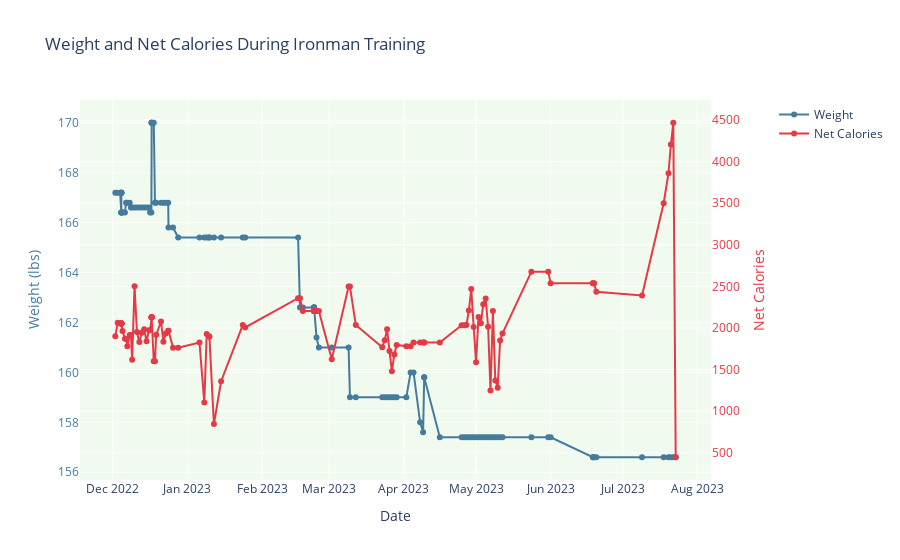
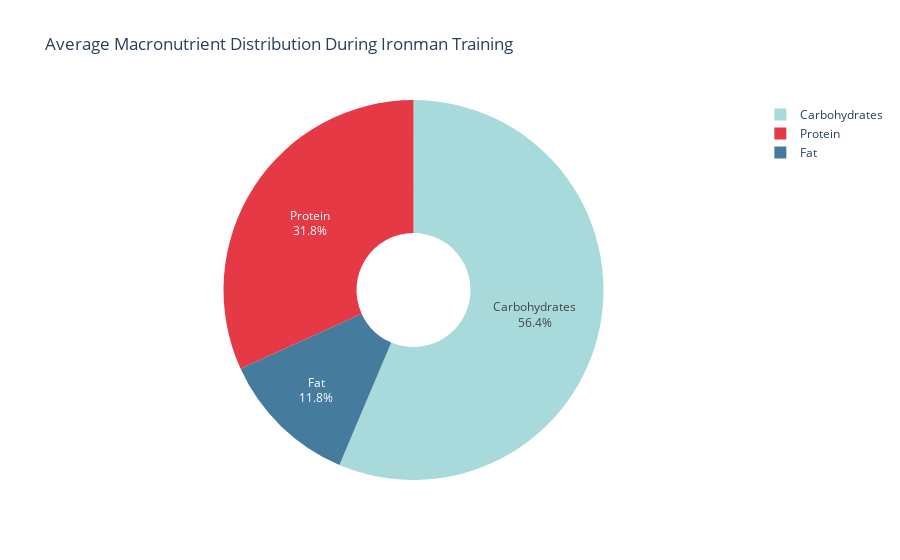

Notebook code for these charts, in order:
### Code cell
import pandas as pd
import plotly.graph_objects as go
import os
import statsmodels.api as sm
from tabulate import tabulate

# Set the file paths
myfitnesspal_path = '/Users/ngirmay/Documents/GitHub/ironman_retrospective/IronMan_2023/myfitnesspal/'
base_path = '/Users/ngirmay/Documents/GitHub/ironman_retrospective/apple_health/health_data_exported/'
body_mass_file = os.path.join(base_path, 'HKQuantityTypeIdentifierBodyMass_2024-04-99_18-30-56_SimpleHealthExportCSV.csv')

# Read the CSV files
nutrition_df = pd.read_csv(os.path.join(myfitnesspal_path, 'Nutrition-Summary-2016-03-13-to-2024-01-19.csv'))
exercise_df = pd.read_csv(os.path.join(myfitnesspal_path, 'Exercise-Summary-2016-03-13-to-2024-01-19.csv'))
body_mass_df = pd.read_csv(body_mass_file, skiprows=1)  # Skip the first row as it contains 'sep=,'

# Convert date columns to datetime and ensure UTC timezone
nutrition_df['Date'] = pd.to_datetime(nutrition_df['Date'], utc=True)
exercise_df['Date'] = pd.to_datetime(exercise_df['Date'], utc=True)
body_mass_df['startDate'] = pd.to_datetime(body_mass_df['startDate'], utc=True)

# Rename columns and select relevant ones for body mass data
body_mass_df = body_mass_df[['startDate', 'value']].rename(columns={'startDate': 'Date', 'value': 'Weight'})

# Group nutrition data by date and sum the values
nutrition_daily = nutrition_df.groupby('Date').agg({
    'Calories': 'sum',
    'Protein (g)': 'sum',
    'Carbohydrates (g)': 'sum',
    'Fat (g)': 'sum'
}).reset_index()

# Merge nutrition data with body mass data
combined_df = pd.merge(body_mass_df, nutrition_daily, on='Date', how='outer')

# Merge exercise data
exercise_daily = exercise_df.groupby('Date').agg({
    'Exercise Calories': 'sum',
    'Exercise Minutes': 'sum'
}).reset_index()

combined_df = pd.merge(combined_df, exercise_daily, on='Date', how='outer')

# Sort by date
combined_df = combined_df.sort_values('Date')

# Fill NaN values with forward fill method
combined_df = combined_df.ffill()

# Calculate net calories (intake - exercise)
combined_df['Net Calories'] = combined_df['Calories'] - combined_df['Exercise Calories'].fillna(0)

# Filter data for Ironman training period
start_date = '2022-12-01'
end_date = '2023-07-23'
ironman_df = combined_df[(combined_df['Date'] >= start_date) & (combined_df['Date'] <= end_date)]

# Function to save and display plotly figure
def save_and_display_plot(fig, filename):
    html_path = os.path.join(myfitnesspal_path, filename)
    fig.write_html(html_path)
    print(f"Plot saved as {html_path}")
    fig.show()

# 1. Weight and Net Calories Over Time
fig = go.Figure()

# Add Weight trace
fig.add_trace(go.Scatter(
    x=ironman_df['Date'],
    y=ironman_df['Weight'],
    mode='lines+markers',
    name='Weight',
    line=dict(color='#457b9d')
))

# Add Net Calories trace on secondary y-axis
fig.add_trace(go.Scatter(
    x=ironman_df['Date'],
    y=ironman_df['Net Calories'],
    mode='lines+markers',
    name='Net Calories',
    line=dict(color='#e63946'),
    yaxis='y2'
))

# Update layout
fig.update_layout(
    title="Weight and Net Calories During Ironman Training",
    xaxis=dict(title='Date'),
    yaxis=dict(
        title='Weight (lbs)',
        titlefont=dict(color='#457b9d'),
        tickfont=dict(color='#457b9d')
    ),
    yaxis2=dict(
        title='Net Calories',
        titlefont=dict(color='#e63946'),
        tickfont=dict(color='#e63946'),
        overlaying='y',
        side='right'
    ),
    legend=dict(x=1.1, y=1),
    plot_bgcolor='#f1faee'
)

save_and_display_plot(fig, 'ironman_weight_and_calories_over_time.html')

# 2. Macronutrient Distribution
color_mapping = {
    'Protein': '#e63946',
    'Carbohydrates': '#a8dadc',
    'Fat': '#457b9d'
}

macronutrient_data = [
    ('Protein', ironman_df['Protein (g)'].mean()),
    ('Carbohydrates', ironman_df['Carbohydrates (g)'].mean()),
    ('Fat', ironman_df['Fat (g)'].mean())
]

fig = go.Figure(data=[go.Pie(
    labels=[item[0] for item in macronutrient_data],
    values=[item[1] for item in macronutrient_data],
    marker=dict(colors=[color_mapping[item[0]] for item in macronutrient_data]),
    textinfo='label+percent',
    hole=.3
)])

fig.update_layout(
    title="Average Macronutrient Distribution During Ironman Training",
    plot_bgcolor='#f1faee'
)

save_and_display_plot(fig, 'ironman_macronutrient_distribution.html')

# Prepare summary statistics
summary_stats = pd.DataFrame({
    'Metric': ['Total days', 'Average daily calorie intake', 'Average daily net calories',
               'Average daily exercise calories', 'Average daily exercise minutes',
               'Starting weight', 'Ending weight', 'Total weight change',
               'Average daily protein intake', 'Average daily carbohydrate intake',
               'Average daily fat intake'],
    'Value': [
        len(ironman_df),
        f"{ironman_df['Calories'].mean():.2f}",
        f"{ironman_df['Net Calories'].mean():.2f}",
        f"{ironman_df['Exercise Calories'].mean():.2f}",
        f"{ironman_df['Exercise Minutes'].mean():.2f}",
        f"{ironman_df['Weight'].iloc[0]:.2f} lbs",
        f"{ironman_df['Weight'].iloc[-1]:.2f} lbs",
        f"{ironman_df['Weight'].iloc[-1] - ironman_df['Weight'].iloc[0]:.2f} lbs",
        f"{ironman_df['Protein (g)'].mean():.2f} g",
        f"{ironman_df['Carbohydrates (g)'].mean():.2f} g",
        f"{ironman_df['Fat (g)'].mean():.2f} g"
    ]
})

exercise_days = ironman_df['Exercise Calories'].notna().sum()
total_days = len(ironman_df)
exercise_percentage = (exercise_days / total_days) * 100

# Add the exercise percentage to the summary stats using concat instead of append
summary_stats = pd.concat([summary_stats, pd.DataFrame({
    'Metric': ['Percentage of days with recorded exercise'],
    'Value': [f"{exercise_percentage:.2f}%"]
})], ignore_index=True)

print("\nIronman Training Period Analysis (Dec 1, 2022 - Jul 23, 2023):")
print(tabulate(summary_stats, headers='keys', tablefmt='pretty', showindex=False))

# Calculate correlations
correlations = ironman_df[['Weight', 'Net Calories', 'Protein (g)', 'Carbohydrates (g)', 'Fat (g)', 'Exercise Calories']].corr()
correlation_table = correlations['Weight'].sort_values(ascending=False).reset_index()
correlation_table.columns = ['Variable', 'Correlation with Weight']

print("\nCorrelations with Weight:")
print(tabulate(correlation_table, headers='keys', tablefmt='pretty', showindex=False, floatfmt='.4f'))

# Statistical Analysis: Multiple Linear Regression
print("\nMultiple Linear Regression Analysis:")

# Prepare the data
X = ironman_df[['Net Calories', 'Protein (g)', 'Carbohydrates (g)', 'Fat (g)', 'Exercise Calories']]
y = ironman_df['Weight']

# Add a constant term to the independent variables
X = sm.add_constant(X)

# Fit the model
model = sm.OLS(y, X).fit()

# Prepare regression results table
regression_results = pd.DataFrame({
    'Variable': model.model.exog_names,
    'Coefficient': model.params,
    'P-value': model.pvalues,
    'Std Error': model.bse
})

print("\nRegression Results:")
print(tabulate(regression_results, headers='keys', tablefmt='pretty', showindex=False, floatfmt='.4f'))

print(f"\nR-squared: {model.rsquared:.4f}")
print(f"Adjusted R-squared: {model.rsquared_adj:.4f}")

print("\nInterpretation of the Multiple Linear Regression Results:")
print("1. R-squared value indicates the proportion of the variance in Weight that is predictable from the independent variables.")
print("2. Variables with p-values < 0.05 are considered statistically significant.")
print("3. Coefficients represent the change in Weight for a one-unit change in the respective variable, holding other variables constant.")
print("\nNote: This analysis assumes a linear relationship and independence of observations, which may not hold perfectly for time-series data.")

### Figure 1 — Plotly figure (JSON) as saved in the notebook; plotly's stock layout.template omitted (floating-point values rounded to 4 significant figures)
{"data": [{"line": {"color": "#457b9d"}, "mode": "lines+markers", "name": "Weight", "type": "scatter", "x": ["2022-12-02T00:00:00+00:00", "2022-12-03T00:00:00+00:00", "2022-12-04T00:00:00+00:00", "2022-12-04T12:14:54+00:00", "2022-12-04T12:15:46+00:00", "2022-12-04T12:16:12+00:00", "2022-12-04T12:16:58+00:00", "2022-12-04T12:16:58+00:00", "2022-12-04T12:16:58+00:00", "2022-12-04T12:16:58+00:00", "2022-12-04T12:17:25+00:00", "2022-12-04T12:17:34+00:00", "2022-12-05T00:00:00+00:00", "2022-12-06T00:00:00+00:00", "2022-12-06T11:12:58+00:00", "2022-12-07T00:00:00+00:00", "2022-12-08T00:00:00+00:00", "2022-12-08T12:14:50+00:00", "2022-12-09T00:00:00+00:00", "2022-12-10T00:00:00+00:00", "2022-12-11T00:00:00+00:00", "2022-12-12T00:00:00+00:00", "2022-12-13T00:00:00+00:00", "2022-12-14T00:00:00+00:00", "2022-12-15T00:00:00+00:00", "2022-12-16T00:00:00+00:00", "2022-12-16T11:10:23+00:00", "2022-12-17T00:00:00+00:00", "2022-12-17T02:47:12+00:00", "2022-12-17T02:47:12+00:00", "2022-12-17T02:47:12+00:00", "2022-12-17T02:47:12+00:00", "2022-12-18T00:00:00+00:00", "2022-12-18T11:45:17+00:00", "2022-12-19T00:00:00+00:00", "2022-12-21T00:00:00+00:00", "2022-12-22T00:00:00+00:00", "2022-12-23T00:00:00+00:00", "2022-12-24T00:00:00+00:00", "2022-12-24T02:58:35+00:00", "2022-12-26T00:00:00+00:00", "2022-12-28T03:32:00+00:00", "2023-01-06T00:00:00+00:00", "2023-01-08T00:00:00+00:00", "2023-01-09T00:00:00+00:00", "2023-01-10T00:00:00+00:00", "2023-01-10T02:50:26+00:00", "2023-01-12T00:00:00+00:00", "2023-01-15T00:00:00+00:00", "2023-01-24T00:00:00+00:00", "2023-01-25T00:00:00+00:00", "2023-02-16T00:00:00+00:00", "2023-02-16T18:49:42+00:00", "2023-02-18T00:00:00+00:00", "2023-02-22T15:26:08+00:00", "2023-02-22T15:26:08+00:00", "2023-02-22T15:26:08+00:00", "2023-02-22T15:26:08+00:00", "2023-02-22T15:26:08+00:00", "2023-02-23T15:51:51+00:00", "2023-02-24T15:08:21+00:00", "2023-03-02T00:00:00+00:00", "2023-03-09T00:00:00+00:00", "2023-03-09T13:21:58+00:00", "2023-03-12T00:00:00+00:00", "2023-03-23T00:00:00+00:00", "2023-03-24T00:00:00+00:00", "2023-03-25T00:00:00+00:00", "2023-03-26T00:00:00+00:00", "2023-03-27T00:00:00+00:00", "2023-03-28T00:00:00+00:00", "2023-03-29T00:00:00+00:00", "2023-04-02T00:00:00+00:00", "2023-04-03T18:59:11+00:00", "2023-04-05T00:00:00+00:00", "2023-04-07T17:53:34+00:00", "2023-04-08T23:38:54+00:00", "2023-04-09T10:25:38+00:00", "2023-04-09T10:25:38+00:00", "2023-04-15T22:15:13+00:00", "2023-04-25T00:00:00+00:00", "2023-04-26T00:00:00+00:00", "2023-04-27T00:00:00+00:00", "2023-04-28T00:00:00+00:00", "2023-04-29T00:00:00+00:00", "2023-04-30T00:00:00+00:00", "2023-05-01T00:00:00+00:00", "2023-05-02T00:00:00+00:00", "2023-05-03T00:00:00+00:00", "2023-05-04T00:00:00+00:00", "2023-05-05T00:00:00+00:00", "2023-05-06T00:00:00+00:00", "2023-05-07T00:00:00+00:00", "2023-05-08T00:00:00+00:00", "2023-05-09T00:00:00+00:00", "2023-05-10T00:00:00+00:00", "2023-05-11T00:00:00+00:00", "2023-05-12T00:00:00+00:00", "2023-05-24T00:00:00+00:00", "2023-05-31T00:00:00+00:00", "2023-06-01T00:00:00+00:00", "2023-06-18T13:57:36+00:00", "2023-06-18T13:57:54+00:00", "2023-06-19T01:52:00+00:00", "2023-06-20T00:00:00+00:00", "2023-07-09T00:00:00+00:00", "2023-07-18T00:00:00+00:00", "2023-07-20T00:00:00+00:00", "2023-07-21T00:00:00+00:00", "2023-07-22T00:00:00+00:00", "2023-07-23T00:00:00+00:00"], "y": [167.2, 167.2, 167.2, 166.4, 166.4, 166.4, 167.2, 167.2, 167.2, 167.2, 167.2, 166.4, 166.4, 166.4, 166.8, 166.8, 166.8, 166.6, 166.6, 166.6, 166.6, 166.6, 166.6, 166.6, 166.6, 166.6, 166.4, 166.4, 170, 170, 170, 170, 170, 166.8, 166.8, 166.8, 166.8, 166.8, 166.8, 165.8, 165.8, 165.4, 165.4, 165.4, 165.4, 165.4, 165.4, 165.4, 165.4, 165.4, 165.4, 165.4, 162.6, 162.6, 162.6, 162.6, 162.6, 162.6, 162.6, 161.4, 161, 161, 161, 159, 159, 159, 159, 159, 159, 159, 159, 159, 159, 160, 160, 158, 157.6, 159.8, 159.8, 157.4, 157.4, 157.4, 157.4, 157.4, 157.4, 157.4, 157.4, 157.4, 157.4, 157.4, 157.4, 157.4, 157.4, 157.4, 157.4, 157.4, 157.4, 157.4, 157.4, 157.4, 157.4, 156.6, 156.6, 156.6, 156.6, 156.6, 156.6, 156.6, 156.6, 156.6, 156.6]}, {"line": {"color": "#e63946"}, "mode": "lines+markers", "name": "Net Calories", "type": "scatter", "x": ["2022-12-02T00:00:00+00:00", "2022-12-03T00:00:00+00:00", "2022-12-04T00:00:00+00:00", "2022-12-04T12:14:54+00:00", "2022-12-04T12:15:46+00:00", "2022-12-04T12:16:12+00:00", "2022-12-04T12:16:58+00:00", "2022-12-04T12:16:58+00:00", "2022-12-04T12:16:58+00:00", "2022-12-04T12:16:58+00:00", "2022-12-04T12:17:25+00:00", "2022-12-04T12:17:34+00:00", "2022-12-05T00:00:00+00:00", "2022-12-06T00:00:00+00:00", "2022-12-06T11:12:58+00:00", "2022-12-07T00:00:00+00:00", "2022-12-08T00:00:00+00:00", "2022-12-08T12:14:50+00:00", "2022-12-09T00:00:00+00:00", "2022-12-10T00:00:00+00:00", "2022-12-11T00:00:00+00:00", "2022-12-12T00:00:00+00:00", "2022-12-13T00:00:00+00:00", "2022-12-14T00:00:00+00:00", "2022-12-15T00:00:00+00:00", "2022-12-16T00:00:00+00:00", "2022-12-16T11:10:23+00:00", "2022-12-17T00:00:00+00:00", "2022-12-17T02:47:12+00:00", "2022-12-17T02:47:12+00:00", "2022-12-17T02:47:12+00:00", "2022-12-17T02:47:12+00:00", "2022-12-18T00:00:00+00:00", "2022-12-18T11:45:17+00:00", "2022-12-19T00:00:00+00:00", "2022-12-21T00:00:00+00:00", "2022-12-22T00:00:00+00:00", "2022-12-23T00:00:00+00:00", "2022-12-24T00:00:00+00:00", "2022-12-24T02:58:35+00:00", "2022-12-26T00:00:00+00:00", "2022-12-28T03:32:00+00:00", "2023-01-06T00:00:00+00:00", "2023-01-08T00:00:00+00:00", "2023-01-09T00:00:00+00:00", "2023-01-10T00:00:00+00:00", "2023-01-10T02:50:26+00:00", "2023-01-12T00:00:00+00:00", "2023-01-15T00:00:00+00:00", "2023-01-24T00:00:00+00:00", "2023-01-25T00:00:00+00:00", "2023-02-16T00:00:00+00:00", "2023-02-16T18:49:42+00:00", "2023-02-18T00:00:00+00:00", "2023-02-22T15:26:08+00:00", "2023-02-22T15:26:08+00:00", "2023-02-22T15:26:08+00:00", "2023-02-22T15:26:08+00:00", "2023-02-22T15:26:08+00:00", "2023-02-23T15:51:51+00:00", "2023-02-24T15:08:21+00:00", "2023-03-02T00:00:00+00:00", "2023-03-09T00:00:00+00:00", "2023-03-09T13:21:58+00:00", "2023-03-12T00:00:00+00:00", "2023-03-23T00:00:00+00:00", "2023-03-24T00:00:00+00:00", "2023-03-25T00:00:00+00:00", "2023-03-26T00:00:00+00:00", "2023-03-27T00:00:00+00:00", "2023-03-28T00:00:00+00:00", "2023-03-29T00:00:00+00:00", "2023-04-02T00:00:00+00:00", "2023-04-03T18:59:11+00:00", "2023-04-05T00:00:00+00:00", "2023-04-07T17:53:34+00:00", "2023-04-08T23:38:54+00:00", "2023-04-09T10:25:38+00:00", "2023-04-09T10:25:38+00:00", "2023-04-15T22:15:13+00:00", "2023-04-25T00:00:00+00:00", "2023-04-26T00:00:00+00:00", "2023-04-27T00:00:00+00:00", "2023-04-28T00:00:00+00:00", "2023-04-29T00:00:00+00:00", "2023-04-30T00:00:00+00:00", "2023-05-01T00:00:00+00:00", "2023-05-02T00:00:00+00:00", "2023-05-03T00:00:00+00:00", "2023-05-04T00:00:00+00:00", "2023-05-05T00:00:00+00:00", "2023-05-06T00:00:00+00:00", "2023-05-07T00:00:00+00:00", "2023-05-08T00:00:00+00:00", "2023-05-09T00:00:00+00:00", "2023-05-10T00:00:00+00:00", "2023-05-11T00:00:00+00:00", "2023-05-12T00:00:00+00:00", "2023-05-24T00:00:00+00:00", "2023-05-31T00:00:00+00:00", "2023-06-01T00:00:00+00:00", "2023-06-18T13:57:36+00:00", "2023-06-18T13:57:54+00:00", "2023-06-19T01:52:00+00:00", "2023-06-20T00:00:00+00:00", "2023-07-09T00:00:00+00:00", "2023-07-18T00:00:00+00:00", "2023-07-20T00:00:00+00:00", "2023-07-21T00:00:00+00:00", "2023-07-22T00:00:00+00:00", "2023-07-23T00:00:00+00:00"], "y": [1901.0, 2064.0, 2055.0, 2055.0, 2055.0, 2055.0, 2055.0, 2055.0, 2055.0, 2055.0, 2055.0, 2055.0, 1964.0, 1871.0, 1871.0, 1779, 1914.0, 1914.0, 1617.0, 2502, 1951.0, 1831.0, 1941.0, 1984, 1839.0, 1974.0, 1974.0, 2129.0, 2129.0, 2129.0, 2129.0, 2129.0, 1600, 1600, 1918.0, 2078.0, 1835.0, 1935.0, 1966.0, 1966.0, 1762, 1762, 1824, 1105, 1928, 1898, 1898, 845, 1360, 2035.0, 2007, 2359.0, 2359.0, 2205.0, 2205.0, 2205.0, 2205.0, 2205.0, 2205.0, 2205.0, 2205.0, 1625, 2498, 2498, 2035.0, 1768, 1853, 1985.0, 1724.0, 1479.0, 1680.0, 1796.0, 1781.0, 1781.0, 1825.0, 1825.0, 1825.0, 1825.0, 1825.0, 1825.0, 2034.0, 2034.0, 2035.0, 2210.0, 2470.0, 2012.0, 1587.0, 2132.0, 2057.0, 2284.0, 2355.0, 2015.0, 1248.0, 2205.0, 1368.0, 1282.0, 1849.0, 1935.0, 2678.0, 2678.0, 2538.0, 2538.0, 2538.0, 2538.0, 2434.0, 2392, 3500.0, 3862.0, 4207.0, 4469.0, 445], "yaxis": "y2"}], "layout": {"legend": {"x": 1.1, "y": 1}, "plot_bgcolor": "#f1faee", "title": {"text": "Weight and Net Calories During Ironman Training"}, "xaxis": {"title": {"text": "Date"}}, "yaxis": {"tickfont": {"color": "#457b9d"}, "title": {"font": {"color": "#457b9d"}, "text": "Weight (lbs)"}}, "yaxis2": {"overlaying": "y", "side": "right", "tickfont": {"color": "#e63946"}, "title": {"font": {"color": "#e63946"}, "text": "Net Calories"}}}}

### Figure 2 — Plotly figure (JSON) as saved in the notebook; plotly's stock layout.template omitted (floating-point values rounded to 4 significant figures)
{"data": [{"hole": 0.3, "labels": ["Protein", "Carbohydrates", "Fat"], "marker": {"colors": ["#e63946", "#a8dadc", "#457b9d"]}, "textinfo": "label+percent", "type": "pie", "values": [152.2, 269.7, 56.55]}], "layout": {"plot_bgcolor": "#f1faee", "title": {"text": "Average Macronutrient Distribution During Ironman Training"}}}
